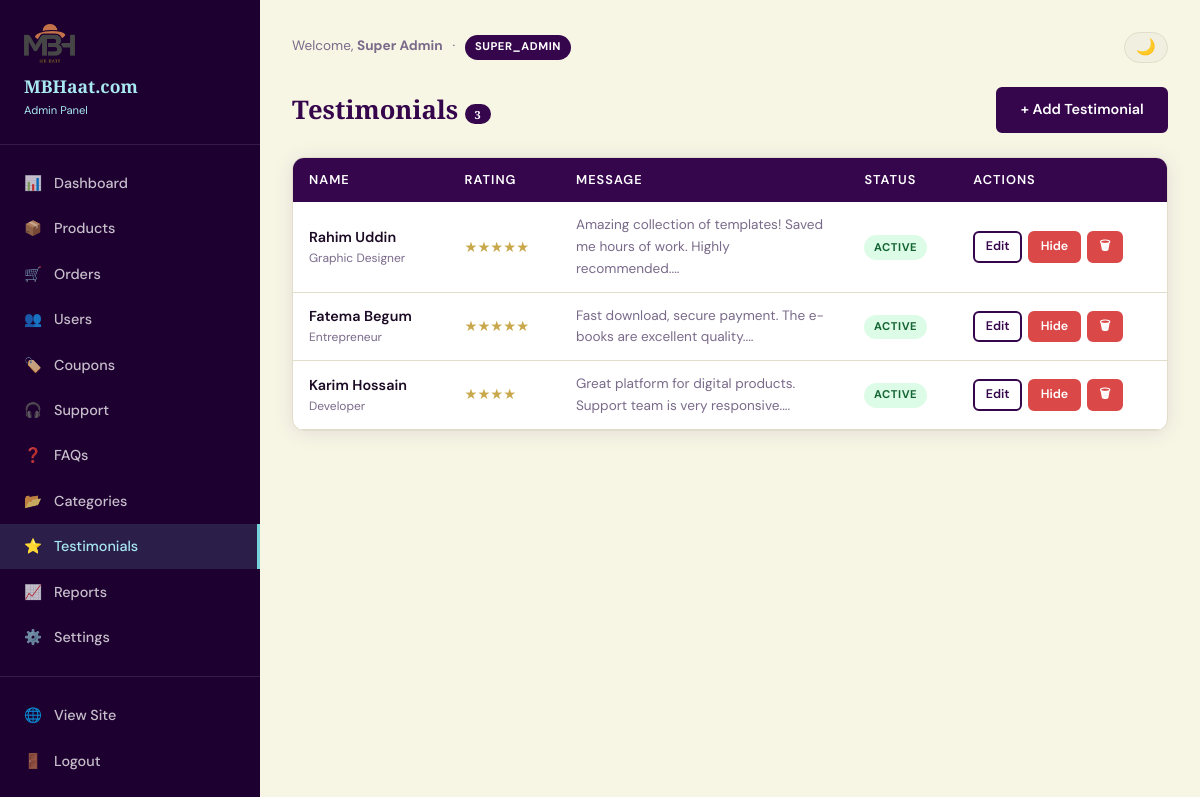
Screenshot of /admin/testimonials.php (signed in) with the database file from the repository.
### tables this page shows
CREATE TABLE testimonials (
    id INT AUTO_INCREMENT PRIMARY KEY,
    name VARCHAR(100) NOT NULL,
    role VARCHAR(100) DEFAULT NULL,
    message TEXT NOT NULL,
    rating TINYINT DEFAULT 5,
    avatar VARCHAR(255) DEFAULT NULL,
    is_active TINYINT(1) DEFAULT 1,
    sort_order INT DEFAULT 0,
    created_at DATETIME DEFAULT CURRENT_TIMESTAMP
);

### src/helpers/functions.php (called while the page is built, shortened)
<?php
function isAdminLoggedIn(): bool {
    return isset($_SESSION['admin_id']);
}
function currentAdmin(): ?array {
    return Database::fetch("SELECT * FROM admins WHERE id = ?", [$_SESSION['admin_id']]);
}
function e(mixed $val): string {
    return htmlspecialchars((string)$val, ENT_QUOTES | ENT_SUBSTITUTE, 'UTF-8');
}
function sanitize(string $val): string {
    return trim(strip_tags($val));
}
function getSetting(string $key, string $default = ''): string {
    static $cache = [];
    if (!isset($cache[$key])) {
        $row = Database::fetch("SELECT setting_value FROM settings WHERE setting_key = ?", [$key]);
        $cache[$key] = $row ? $row['setting_value'] : $default;
    }
    return $cache[$key] ?? $default;
}
function isDarkMode(): bool {
    return isset($_COOKIE['dark_mode']) && $_COOKIE['dark_mode'] === '1';
}

### src/config/database.php (called while the page is built, shortened)
<?php
class Database {
    private static ?PDO $instance = null;
    public static function getInstance(): PDO {
        if (self::$instance === null) {
            try {
                $dsn = "mysql:host=" . DB_HOST . ";dbname=" . DB_NAME . ";charset=" . DB_CHARSET;
                self::$instance = new PDO($dsn, DB_USER, DB_PASS, [
                    PDO::ATTR_ERRMODE            => PDO::ERRMODE_EXCEPTION,
                    PDO::ATTR_DEFAULT_FETCH_MODE => PDO::FETCH_ASSOC,
                    PDO::ATTR_EMULATE_PREPARES   => false,
                ]);
            } catch (PDOException $e) {
                if (DEBUG_MODE) {
                    die("Database connection failed: " . $e->getMessage());
                }
                die("Database connection failed. Please try again later.");
            }
        }
        return self::$instance;
    }
    public static function query(string $sql, array $params = []): PDOStatement {
        $stmt = self::getInstance()->prepare($sql);
        $stmt->execute($params);
        return $stmt;
    }
    public static function fetch(string $sql, array $params = []): ?array {
        return self::query($sql, $params)->fetch() ?: null;
    }
    public static function fetchAll(string $sql, array $params = []): array {
        return self::query($sql, $params)->fetchAll();
    }
}

### admin/testimonials.php (the view, shortened to what this page needs)
<?php
$action = sanitize($_GET['action'] ?? '');
$editId = (int)($_GET['edit'] ?? 0);
$errors = [];
$editT  = $editId ? Database::fetch("SELECT * FROM testimonials WHERE id=?", [$editId]) : null;
$items  = Database::fetchAll("SELECT * FROM testimonials ORDER BY sort_order, id");
include __DIR__ . '/partials/header.php';
?>
<?php if ($action==='add' || $editT): ?>
<div class="admin-page-header">
  <h1><?= $editT ? 'Edit Testimonial' : 'Add Testimonial' ?></h1>
  <a href="<?= APP_URL ?>/admin/testimonials.php" class="btn btn-secondary">← Back</a>
</div>
<?php if ($errors): ?><div class="alert alert-danger"><?php foreach($errors as $e): ?><div><?= e($e) ?></div><?php endforeach; ?></div><?php endif; ?>
<div class="card form-card card-body">
  <form method="POST">
    <?= csrfField() ?>
    <input type="hidden" name="id" value="<?= $editT['id'] ?? 0 ?>">
    <div class="grid grid-2 gap-3">
      <div class="form-group">
        <label class="form-label">Name *</label>
        <input type="text" name="name" class="form-control" required value="<?= e($editT['name'] ?? '') ?>">
      </div>
      <div class="form-group">
        <label class="form-label">Role / Title</label>
        <input type="text" name="role" class="form-control" value="<?= e($editT['role'] ?? '') ?>" placeholder="e.g. Graphic Designer">
      </div>
    </div>
    <div class="form-group">
      <label class="form-label">Message *</label>
      <textarea name="message" class="form-control" rows="4" required><?= e($editT['message'] ?? '') ?></textarea>
    </div>
    <div class="grid grid-2 gap-3">
      <div class="form-group">
        <label class="form-label">Rating (1–5)</label>
        <select name="rating" class="form-control">
          <?php for ($i=5;$i>=1;$i--): ?>
          <option value="<?= $i ?>" <?= ($editT['rating']??5)==$i?'selected':'' ?>><?= $i ?> Stars</option>
          <?php endfor; ?>
        </select>
      </div>
      <div class="form-group">
        <label class="form-label">Sort Order</label>
        <input type="number" name="sort_order" class="form-control" value="<?= e($editT['sort_order'] ?? 0) ?>">
      </div>
    </div>
    <button type="submit" class="btn btn-primary"><?= $editT ? 'Update' : 'Add' ?></button>
    <a href="<?= APP_URL ?>/admin/testimonials.php" class="btn btn-secondary">Cancel</a>
  </form>
</div>
<?php else: ?>
<div class="admin-page-header">
  <h1>Testimonials <span class="badge badge-purple"><?= count($items) ?></span></h1>
  <a href="?action=add" class="btn btn-primary">+ Add Testimonial</a>
</div>
<div class="card">
  <div class="table-wrap">
    <table>
      <thead><tr><th>Name</th><th>Rating</th><th>Message</th><th>Status</th><th>Actions</th></tr></thead>
      <tbody>
        <?php foreach ($items as $t): ?>
        <tr>
          <td>
            <div style="font-weight:600"><?= e($t['name']) ?></div>
            <div style="font-size:.75rem;color:var(--text-muted)"><?= e($t['role']) ?></div>
          </td>
          <td style="color:var(--gold)"><?= str_repeat('★',$t['rating']) ?></td>
          <td style="font-size:.85rem;color:var(--text-muted);max-width:250px"><?= e(substr($t['message'],0,80)) ?>...</td>
          <td><span class="badge <?= $t['is_active']?'badge-success':'badge-danger' ?>"><?= $t['is_active']?'Active':'Hidden' ?></span></td>
          <td>
            <div class="action-buttons">
              <a href="?edit=<?= $t['id'] ?>" class="btn btn-secondary btn-sm">Edit</a>
              <a href="?toggle=<?= $t['id'] ?>" class="btn btn-sm <?= $t['is_active']?'btn-danger':'btn-primary' ?>"><?= $t['is_active']?'Hide':'Show' ?></a>
              <a href="?delete=<?= $t['id'] ?>" class="btn btn-danger btn-sm" onclick="return confirm('Delete?')">🗑</a>
            </div>
          </td>
        </tr>
        <?php endforeach; ?>
      </tbody>
    </table>
  </div>
</div>
<?php endif; ?>
<?php include __DIR__ . '/partials/footer.php'; ?>

### admin/partials/header.php (shortened to what this page needs)
<?php
$adminUser  = currentAdmin();
$siteName   = getSetting('site_name', 'MBHaat.com');
$logoPath   = APP_URL . '/' . getSetting('logo', 'assets/images/logo.png');
$currentPage= basename($_SERVER['PHP_SELF'], '.php');
$darkMode   = isDarkMode();
$menuItems = [
    'dashboard'  => ['icon'=>'📊','label'=>'Dashboard'],
    'products'   => ['icon'=>'📦','label'=>'Products'],
    'orders'     => ['icon'=>'🛒','label'=>'Orders'],
    'users'      => ['icon'=>'👥','label'=>'Users'],
    'coupons'    => ['icon'=>'🏷️','label'=>'Coupons'],
    'tickets'    => ['icon'=>'🎧','label'=>'Support'],
    'faqs'       => ['icon'=>'❓','label'=>'FAQs'],
    'categories' => ['icon'=>'📂','label'=>'Categories'],
    'testimonials'=>['icon'=>'⭐','label'=>'Testimonials'],
    'reports'    => ['icon'=>'📈','label'=>'Reports'],
    'settings'   => ['icon'=>'⚙️','label'=>'Settings'],
];
?>
<!DOCTYPE html>
<html lang="en">
<head>
  <link rel="stylesheet" href="<?= ASSETS_URL ?>/css/style.css">
  <link rel="stylesheet" href="<?= ASSETS_URL ?>/css/admin.css">
</head>
<body class="<?= $darkMode ? 'dark' : '' ?>">
<div class="dashboard-layout">
  <aside class="sidebar">
    <div class="sidebar-brand">
      <img src="<?= e($logoPath) ?>" alt="<?= e($siteName) ?>">
      <div><?= e($siteName) ?></div>
      <div style="font-size:.7rem;color:var(--blue-light);font-family:var(--font-body);font-weight:400;margin-top:.1rem">Admin Panel</div>
    </div>
    <ul class="sidebar-menu">
      <?php foreach ($menuItems as $page => $item): ?>
      <li>
        <a href="<?= APP_URL ?>/admin/<?= $page ?>.php" class="<?= $currentPage === $page ? 'active' : '' ?>">
          <span><?= $item['icon'] ?></span> <?= $item['label'] ?>
        </a>
      </li>
      <?php endforeach; ?>
      <li style="margin-top:1rem;border-top:1px solid rgba(255,255,255,.1);padding-top:1rem">
        <a href="<?= APP_URL ?>" target="_blank"><span>🌐</span> View Site</a>
      </li>
      <li>
        <a href="<?= APP_URL ?>/admin/logout.php"><span>🚪</span> Logout</a>
      </li>
    </ul>
  </aside>
  <div class="dashboard-content">
    <div style="display:flex;align-items:center;justify-content:space-between;margin-bottom:1.5rem;flex-wrap:wrap;gap:.5rem">
      <div style="font-size:.85rem;color:var(--text-muted)">
        Welcome, <strong><?= e($adminUser['name'] ?? 'Admin') ?></strong>
        <span style="margin:0 .4rem">·</span>
        <span class="badge badge-purple"><?= e($adminUser['role'] ?? 'admin') ?></span>
      </div>
      <button class="dark-toggle" onclick="toggleDarkMode()"><?= $darkMode ? '☀️' : '🌙' ?></button>
    </div>

### assets/css/style.css (style rules this page uses)
:root { --beige: #F7F6E5; --blue: #76D2DB; --red: #DA4848; --purple: #36064D; --purple-light: #5a1280; --purple-dark: #1e0030; --blue-light: #a8e8f0; --blue-dark: #4fb8c4; --gold: #c9a84c; --bg: #F7F6E5; --surface: #ffffff; --surface2: #f0efe0; --text: #1a0a24; --text-muted: #7a6a8a; --border: #e0deca; --shadow: rgba(54, 6, 77, 0.10); --font-display: 'Playfair Display', Georgia, serif; --font-body: 'DM Sans', system-ui, sans-serif; --radius: 12px; --radius-sm: 6px; --radius-lg: 20px; --transition: 0.25s cubic-bezier(0.4,0,0.2,1); --shadow-card: 0 2px 20px var(--shadow); --shadow-hover: 0 8px 40px rgba(54,6,77,0.18); }
*, *::before, *::after { box-sizing: border-box; margin: 0; padding: 0; }
html { scroll-behavior: smooth; font-size: 16px; }
body { font-family: var(--font-body); background: var(--bg); color: var(--text); line-height: 1.6; transition: background var(--transition), color var(--transition); min-height: 100vh; }
a { color: var(--purple); text-decoration: none; transition: color var(--transition); }
img { max-width: 100%; height: auto; display: block; }
h1, h2, h3, h4, h5, h6 { font-family: var(--font-display); font-weight: 700; line-height: 1.2; color: var(--purple); }
.btn { display: inline-flex; align-items: center; gap: 0.4rem; padding: 0.6rem 1.4rem; border-radius: var(--radius-sm); font-family: var(--font-body); font-weight: 600; font-size: 0.9rem; cursor: pointer; border: 2px solid transparent; transition: all var(--transition); text-decoration: none; white-space: nowrap; }
.btn-primary { background: var(--purple); color: #fff; border-color: var(--purple); }
.btn-secondary { background: transparent; color: var(--purple); border-color: var(--purple); }
.btn-danger { background: var(--red); color: #fff; border-color: var(--red); }
.btn-sm { padding: 0.35rem 0.9rem; font-size: 0.8rem; }
.card { background: var(--surface); border-radius: var(--radius); box-shadow: var(--shadow-card); border: 1px solid var(--border); overflow: hidden; transition: box-shadow var(--transition), transform var(--transition); }
.badge { display: inline-flex; align-items: center; padding: 0.2rem 0.6rem; border-radius: 20px; font-size: 0.7rem; font-weight: 700; text-transform: uppercase; letter-spacing: 0.05em; }
.badge-success { background: #dcfce7; color: #166534; }
.badge-purple { background: var(--purple); color: #fff; }
.table-wrap { overflow-x: auto; }
table { width: 100%; border-collapse: collapse; }
thead th { background: var(--purple); color: #fff; padding: 0.75rem 1rem; text-align: left; font-size: 0.8rem; font-weight: 600; text-transform: uppercase; letter-spacing: 0.08em; }
tbody td { padding: 0.75rem 1rem; border-bottom: 1px solid var(--border); font-size: 0.9rem; }
.dashboard-layout { display: flex; min-height: 100vh; }
.sidebar { width: 260px; flex-shrink: 0; background: var(--purple-dark); color: #fff; padding: 1.5rem 0; position: sticky; top: 0; height: 100vh; overflow-y: auto; }
.sidebar-brand { padding: 0 1.5rem 1.5rem; border-bottom: 1px solid rgba(255,255,255,0.1); margin-bottom: 1rem; font-family: var(--font-display); font-size: 1.1rem; font-weight: 700; color: var(--blue-light); }
.sidebar-brand img { height: 40px; margin-bottom: 0.5rem; }
.sidebar-menu { list-style: none; }
.sidebar-menu li a { display: flex; align-items: center; gap: 0.75rem; padding: 0.7rem 1.5rem; color: rgba(255,255,255,0.75); font-size: 0.9rem; font-weight: 500; transition: all var(--transition); }
.sidebar-menu li a:hover, .sidebar-menu li a.active { background: rgba(118,210,219,0.15); color: var(--blue-light); border-right: 3px solid var(--blue); }
.dashboard-content { flex: 1; padding: 2rem; overflow-x: hidden; }
.dark-toggle { background: var(--surface2); border: 1.5px solid var(--border); border-radius: 50px; padding: 0.4rem 0.7rem; cursor: pointer; font-size: 1rem; line-height: 1; transition: all var(--transition); }

### assets/css/admin.css (style rules this page uses)
.admin-page-header { display: flex; align-items: center; justify-content: space-between; margin-bottom: 1.5rem; flex-wrap: wrap; gap: .75rem; }
.admin-page-header h1 { font-size: 1.6rem; margin: 0; }
.action-buttons { display: flex; gap: .4rem; flex-wrap: wrap; }
td .btn { padding: .25rem .65rem; font-size: .78rem; }

### rows the page displays
testimonials: name "Rahim Uddin", role "Graphic Designer", rating "★★★★★", message "Amazing collection of templates! Saved me hours of work. Highly recommended.", is_active "ACTIVE"
testimonials: name "Fatema Begum", role "Entrepreneur", rating "★★★★★", message "Fast download, secure payment. The e-books are excellent quality.", is_active "ACTIVE"
testimonials: name "Karim Hossain", role "Developer", rating "★★★★", message "Great platform for digital products. Support team is very responsive.", is_active "ACTIVE"

### other values shown
$siteName "MBHaat.com"
$item['icon'] "📊"
$item['label'] "Dashboard"
$item['icon'] "📦"
$item['label'] "Products"
$item['icon'] "🛒"
$item['label'] "Orders"
$item['icon'] "👥"
$item['label'] "Users"
$item['icon'] "🏷️"
$item['label'] "Coupons"
$item['icon'] "🎧"
$item['label'] "Support"
$item['icon'] "❓"
$item['label'] "FAQs"
